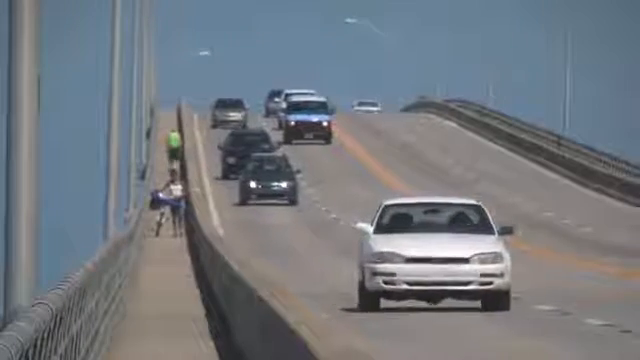
#> input picture frame 92 of car_traffic_small.mp4, 640 x 360 px
$ python 37_car_detection.py
#> lines starting #> are read from the running program, lines starting #| are printed output that depends on the picture; after the words box and inside, x2 and y2 are one past the last pixel; in counts of white or black regions, pixels touching at a corner belong together
# OpenCV Python program to detect cars in video frame
# import libraries of python OpenCV
import cv2

# capture frames from a video
cap = cv2.VideoCapture('car_traffic_small.mp4')

# Trained XML classifiers describes some features of some object we want to detect
car_cascade = cv2.CascadeClassifier('cars.xml')

# loop runs if capturing has been initialized.
while True:
    # reads frames from a video
    ret, frames = cap.read()
#> frames is the input picture: shape (360, 640, 3); mean B, G, R 128.1, 121.4, 115.9

    # convert to gray scale of each frames
    gray = cv2.cvtColor(frames, cv2.COLOR_BGR2GRAY)
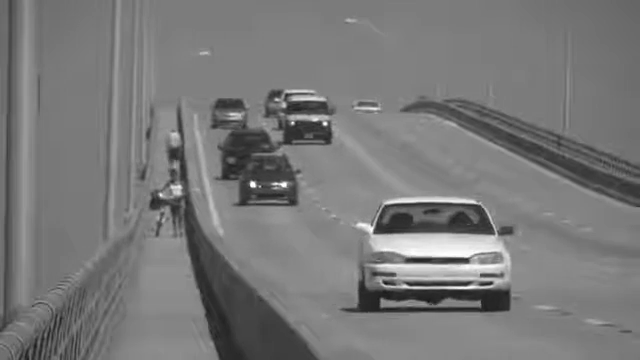
#> gray: shape (360, 640); min 18, max 255, mean 120.5


    # Detects cars of different sizes in the input image
    cars = car_cascade.detectMultiScale(gray, 1.1, 5)
#> cars = [[272, 88, 75, 75], [211, 124, 116, 116], [330, 196, 160, 160]]

    # To draw a rectangle in each cars
    for (x,y,w,h) in cars:
        cv2.rectangle(frames,(x,y),(x+w,y+h),(0,0,255),2)
#> this loop made 3 passes
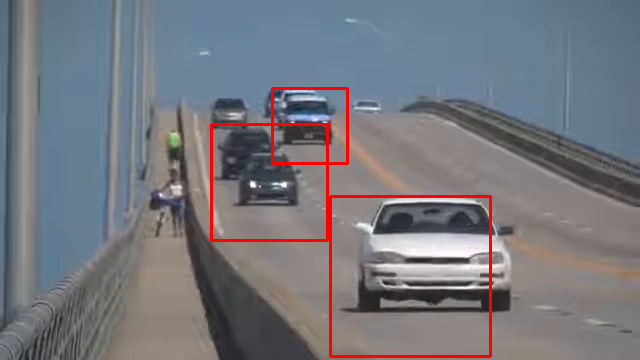
#> frames: shape (360, 640, 3); 1.82% of pixels changed, all inside (x1, y1, x2, y2) = (210, 87, 492, 358)

   # Display frames in a window
    cv2.imshow('video2', frames)

    # Wait for Esc key to stop
    if cv2.waitKey(33) == 27:
#> (key Esc is pressed here)
        break

# De-allocate any associated memory usage
cv2.destroyAllWindows()

$ run again, starting later in the video
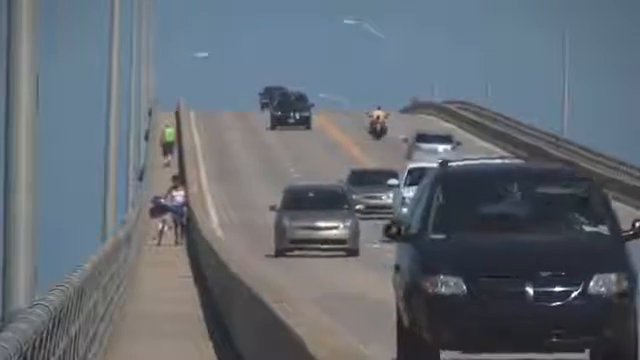
#> input picture frame 414 of car_traffic_small.mp4, 640 x 360 px
#> frames is the input picture: shape (360, 640, 3); mean B, G, R 115, 106.6, 99.1
#> `gray = cv2.cvtColor(frames, cv2.COLOR_BGR2GRAY)`:
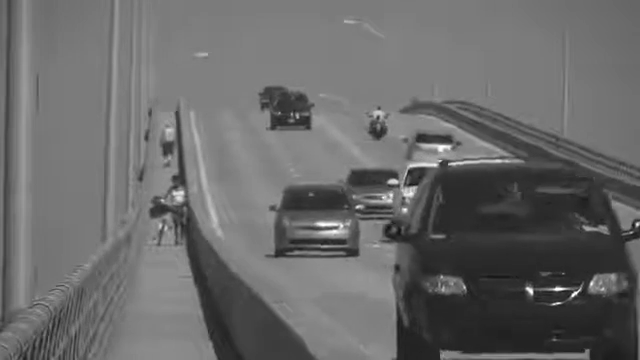
#> gray: shape (360, 640); min 17, max 255, mean 105.4
#> cars = [[256, 79, 70, 70], [245, 160, 137, 137]]
#> the loop `for (x,y,w,h) in cars:` made 2 passes
#> after the loop `for (x,y,w,h) in cars:`:
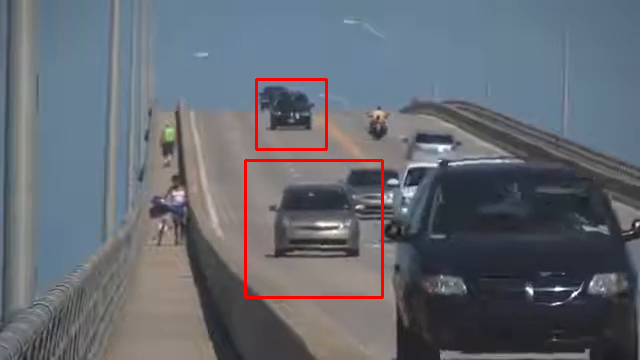
#> frames: shape (360, 640, 3); 1.07% of pixels changed, all inside (x1, y1, x2, y2) = (244, 78, 384, 299)

$ run again, starting later in the video
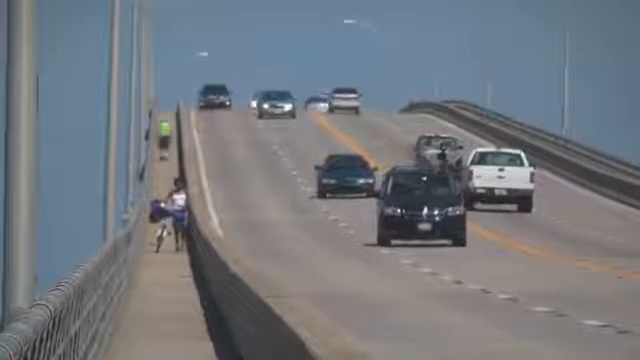
#> input picture frame 737 of car_traffic_small.mp4, 640 x 360 px
#> frames is the input picture: shape (360, 640, 3); mean B, G, R 126.6, 120.3, 115.2
#> `gray = cv2.cvtColor(frames, cv2.COLOR_BGR2GRAY)`:
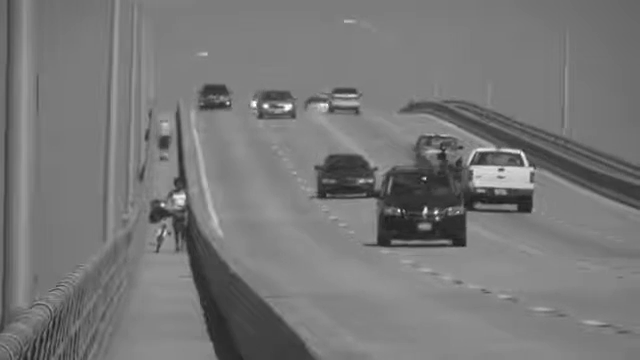
#> gray: shape (360, 640); min 27, max 255, mean 119.6
#> cars = [[317, 77, 52, 52], [247, 78, 60, 60], [446, 131, 114, 114]]
#> the loop `for (x,y,w,h) in cars:` made 3 passes
#> after the loop `for (x,y,w,h) in cars:`:
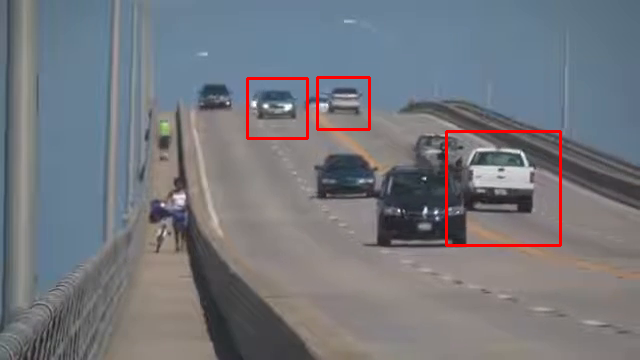
#> frames: shape (360, 640, 3); 1.17% of pixels changed, all inside (x1, y1, x2, y2) = (246, 76, 562, 247)
